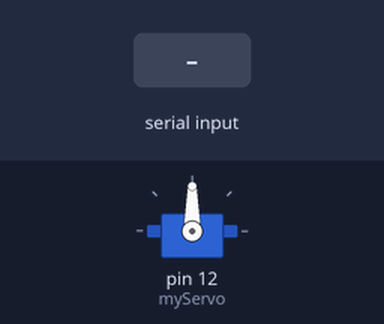
Simulated run of this sketch. Board: Arduino Uno, built with avr-gcc and run on an emulated ATmega328P. On the bench: servo. Inputs (shaded band) come from the test bench.

Above: at 1.2 s.
1.3 s: "." received over Serial
At 2.5 s:
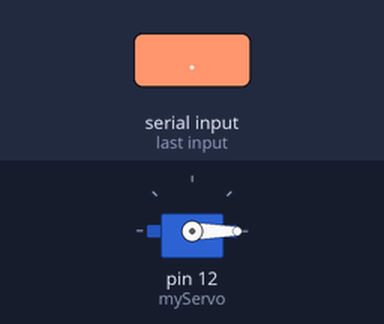
Timing chart, 0 to 4.3 s (numbered marks = the images above; inputs shaded):
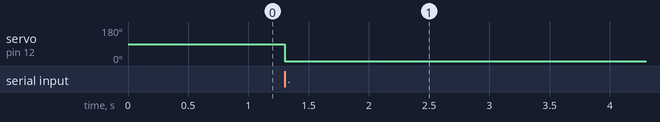

The sketch:

servo.ino
```cpp
#include <Servo.h>
Servo myServo;
String data = "";

int Value;
int angle;

void setup() {
  myServo.attach(12);
  Serial.begin(9600);

}

void loop() {

   while (Serial.available() > 0)
   {
     char inChar = Serial.read();
     data += inChar;
     delay(1);
     if (inChar == '.')
     {
      Value = data.toInt();
      angle = map(Value, 0, 255, 0, 179);
      myServo.write(angle);
      delay(30);
      data = "";
      }
    }
}
```

Measured:
- after the input at 1.3 s, servo on pin 12 (myServo): 90° → 0° at once
